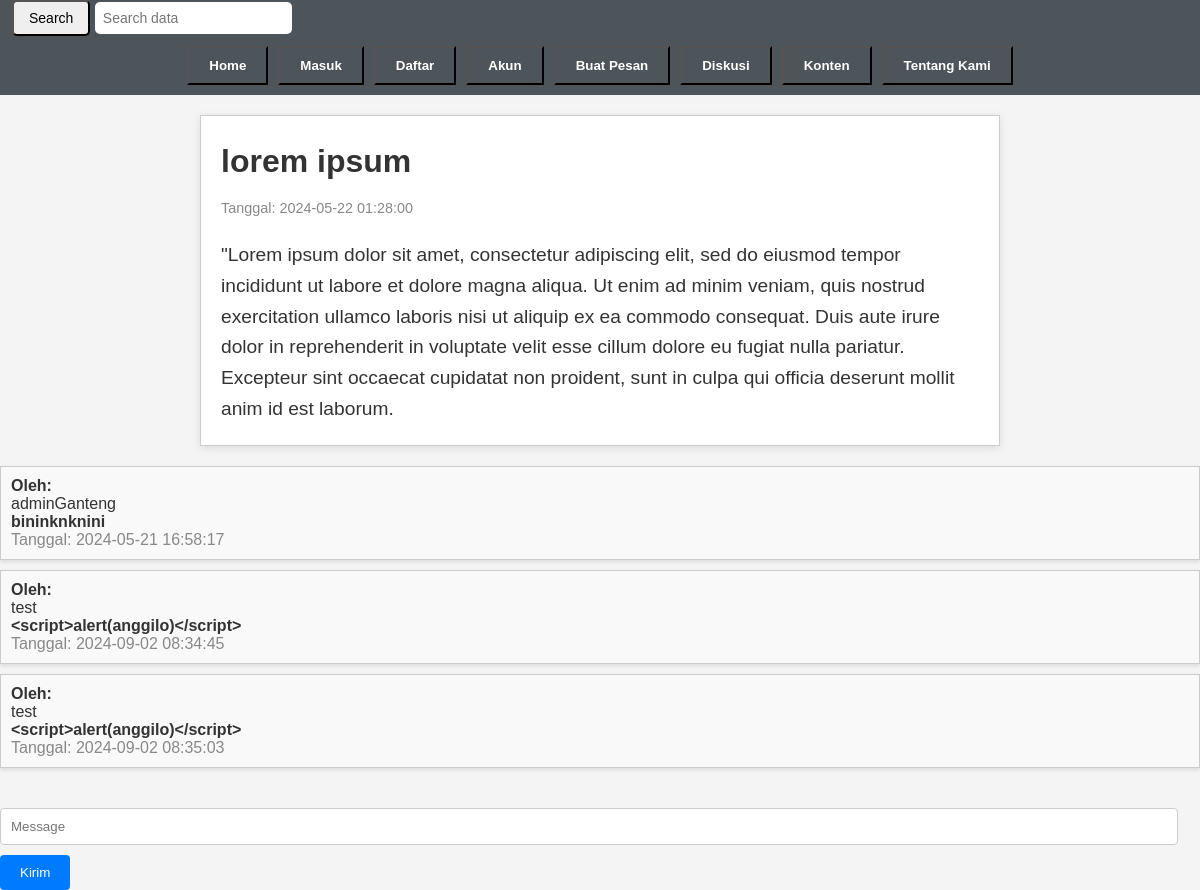
/somepage.php?judul=lorem+ipsum, run on the app's committed database.
### tables this page shows
CREATE TABLE `konten` (
  `id` int(80) NOT NULL,
  `judul` longtext NOT NULL,
  `isi_konten` longtext NOT NULL,
  `reg_date` timestamp NOT NULL DEFAULT current_timestamp() ON UPDATE current_timestamp(),
  `foto` text NOT NULL
);

CREATE TABLE `jawab` (
  `id` int(11) NOT NULL,
  `id_answer` text NOT NULL,
  `userName` varchar(255) NOT NULL,
  `answer` text NOT NULL,
  `reg_date` timestamp NOT NULL DEFAULT current_timestamp() ON UPDATE current_timestamp()
);

### somepage.php (the view, shortened to what this page needs)
<?php
include "layout/headers.php";
if (isset($_GET['judul'])) {
    $judul = $_GET['judul'];
    $stmt = $conn->prepare("SELECT * FROM `konten` WHERE `judul` = ?");
    $stmt->bind_param("s", $judul);
    $stmt->execute();
    $result = $stmt->get_result();
    if ($result->num_rows > 0) {
        $row = $result->fetch_assoc();
        echo "<div class='wiki-content'>";
        echo "<h1 class='judul'>" . htmlspecialchars($row['judul']) . "</h1>";
        echo "<div class='metadata'>";
        echo "<span class='regdate'>Tanggal: " . htmlspecialchars($row['reg_date']) . "</span>";
        echo "</div>";
        echo "<div class='content'>" . $row['isi_konten'] . "</div>";
        echo "</div>";
    } else {
        echo "Data tidak ditemukan.";
    }
    $stmt = $conn->prepare("SELECT * FROM `jawab` WHERE `id_answer` = ?");
    $stmt->bind_param("s", $judul);
    $stmt->execute();
    $result = $stmt->get_result();
    if ($result->num_rows > 0) {
        echo "<div class='answers'>";
        while ($row = $result->fetch_assoc()) {
            echo "<div class='answer-item'>";
            echo "<h5 class='username'><h4>Oleh: </h4>" . htmlspecialchars($row['userName']) . "</h5>";
            echo "<div class='content'><h4>" . htmlspecialchars($row['answer']) . "</h4>"."</div>";
            echo "<div class='metadata'>";
            echo "<span class='regdate'>Tanggal: " . htmlspecialchars($row['reg_date']) . "</span>";
            echo "</div>";
            echo "</div>";
        }
        echo "</div>";
    } else {
        echo "Belum ada jawaban.";
    }
} else {
    echo "Permintaan tidak valid. Parameter 'judul' tidak ada.";
}
?>
<div class="form-container">
    <form action="jawab.php?judul=<?= htmlspecialchars($_GET['judul']); ?>" method="post">
        <input type="text" class="input-message" placeholder="Message" name="pesan" required>
        <button type="submit" class="submit-button" name="kirim">Kirim</button>
    </form>
</div>
<link rel="stylesheet" href="style/some.css">

### style/index.css (style rules this page uses)
body { font-family: Arial, sans-serif; background-color: #d4d4d4; color: #333; margin: 0; padding: 0; }

### style/some.css (style rules this page uses)
.wiki-content { max-width: 800px; margin: 20px auto; padding: 20px; border: 1px solid #ccc; background-color: #fff; box-shadow: 0 2px 8px rgba(0, 0, 0, 0.1); font-family: Arial, sans-serif; line-height: 1.6; }
.wiki-content h1.judul { font-size: 2em; margin-bottom: 10px; }
.wiki-content .metadata { font-size: 0.9em; color: #666; margin-bottom: 20px; }
.wiki-content .content { font-size: 1.2em; }
.form-container { margin-top: 40px; }
.input-message { width: calc(100% - 22px); padding: 10px; border: 1px solid #ccc; border-radius: 4px; margin-bottom: 10px; }
.submit-button { background-color: #007bff; color: white; border: none; padding: 10px 20px; cursor: pointer; border-radius: 4px; }

### layout/headers.php (style rules this page uses)
* { margin: 0; padding: 0; box-sizing: border-box; }
body { font-family: Arial, sans-serif; background-color: #f4f4f4; }

### somepage.php (style rules this page uses)
.answer-item { list-style: none; margin: 10px 0; padding: 10px; border: 1px solid #ccc; background-color: #f9f9f9; box-shadow: 0 2px 4px rgba(0, 0, 0, 0.1); }
.username { font-weight: bold; }
.regdate { color: #888; }

### data on the page
konten: judul "lorem ipsum", reg_date "2024-05-22 01:28:00", isi_konten "\"Lorem ipsum dolor sit amet, consectetur adipiscing elit, sed do eiusmod tempor incididunt ut labore et dolore magna aliqua. Ut enim ad minim veniam, quis nostrud exercitation ullamco laboris nisi ut aliquip ex ea commodo consequat. Duis aute irure dolor in reprehenderit in voluptate velit esse cillum dolore eu fugiat nulla pariatur. Excepteur sint occaecat cupidatat non proident, sunt in culpa qui officia deserunt mollit anim id est laborum."
jawab: userName "adminGanteng", answer "bininknknini", reg_date "2024-05-21 16:58:17"
jawab: userName "test", answer "<script>alert(anggilo)</script>", reg_date "2024-09-02 08:34:45"
jawab: userName "test", answer "<script>alert(anggilo)</script>", reg_date "2024-09-02 08:35:03"
